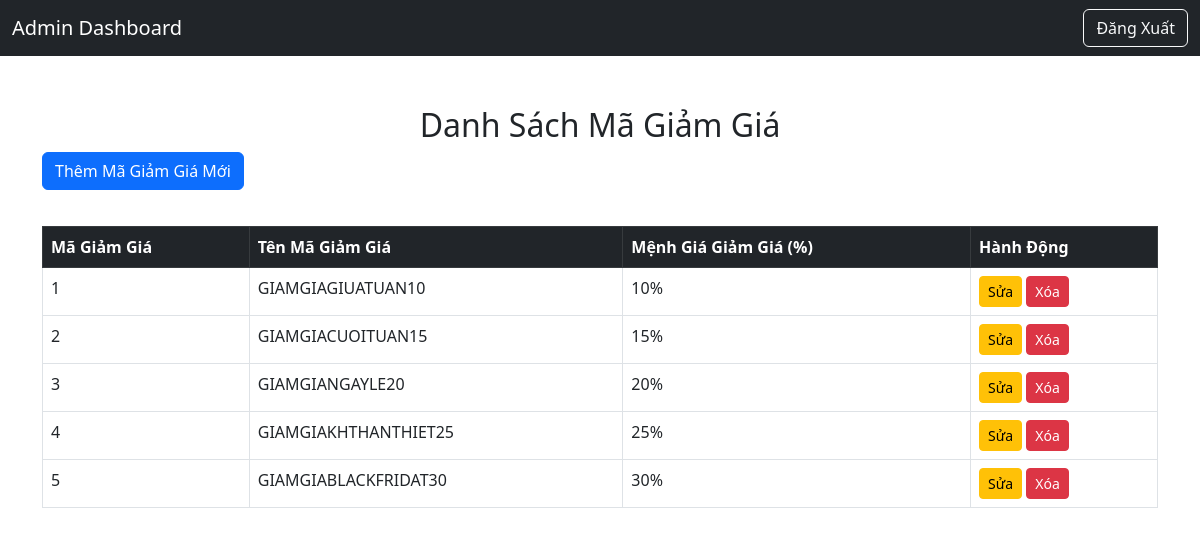
The page /admin_discounts.php (signed in) on the database its author committed.
### tables this page shows
CREATE TABLE `giamgia` (
  `ma_giam_gia` int(11) NOT NULL,
  `ten_ma_giam_gia` text NOT NULL,
  `menh_gia_giam_gia` int(11) NOT NULL
);

### admin_discounts.php (the view, shortened to what this page needs)
<?php
include("config.php");
$sql = "SELECT * FROM giamgia";
$result = $conn->query($sql);
?>
<!DOCTYPE html>
<html lang="vi-VN">
<head>
    <link href="https://cdn.jsdelivr.net/npm/bootstrap@5.3.0/dist/css/bootstrap.min.css" rel="stylesheet">
</head>
<body>
<nav class="navbar navbar-expand-lg navbar-dark bg-dark">
    <div class="container-fluid">
        <a class="navbar-brand" href="admin_dashboard.php">Admin Dashboard</a>
        <div class="d-flex">
            <a href="logout_admin.php" class="btn btn-outline-light">Đăng Xuất</a>
        </div>
    </div>
</nav>
<div class="container discount-container">
    <h2 class="text-center">Danh Sách Mã Giảm Giá</h2>
    <a href="admin_add_discount.php" class="btn btn-primary">Thêm Mã Giảm Giá Mới</a>
    <div class="table-responsive">
        <table class="table table-bordered table-hover mt-3">
            <thead class="table-dark">
                <tr>
                    <th>Mã Giảm Giá</th>
                    <th>Tên Mã Giảm Giá</th>
                    <th>Mệnh Giá Giảm Giá (%)</th>
                    <th>Hành Động</th>
                </tr>
            </thead>
            <tbody>
                <?php if ($result->num_rows > 0): ?>
                    <?php while($row = $result->fetch_assoc()): ?>
                        <tr>
                            <td><?php echo htmlspecialchars($row['ma_giam_gia']); ?></td>
                            <td><?php echo htmlspecialchars($row['ten_ma_giam_gia']); ?></td>
                            <td><?php echo htmlspecialchars($row['menh_gia_giam_gia']); ?>%</td>
                            <td>
                                <a href="admin_edit_discount.php?id=<?php echo $row['ma_giam_gia']; ?>" class="btn btn-warning btn-sm">Sửa</a>
                                <a href="admin_delete_discount.php?id=<?php echo $row['ma_giam_gia']; ?>" class="btn btn-danger btn-sm" onclick="return confirm('Bạn có chắc chắn muốn xóa mã giảm giá này?');">Xóa</a>
                            </td>
                        </tr>
                    <?php endwhile; ?>
                <?php else: ?>
                    <tr>
                        <td colspan="4" class="text-center">Không có mã giảm giá nào.</td>
                    </tr>
                <?php endif; ?>
            </tbody>
        </table>
    </div>
</div>
</body>
</html>

### admin_discounts.php (style rules this page uses)
.discount-container { margin-top: 50px; margin-bottom: 50px; }
.table-responsive { margin-top: 20px; }

### rows shown on the page
giamgia: ma_giam_gia "1", ten_ma_giam_gia "GIAMGIAGIUATUAN10", menh_gia_giam_gia "10"
giamgia: ma_giam_gia "2", ten_ma_giam_gia "GIAMGIACUOITUAN15", menh_gia_giam_gia "15"
giamgia: ma_giam_gia "3", ten_ma_giam_gia "GIAMGIANGAYLE20", menh_gia_giam_gia "20"
giamgia: ma_giam_gia "4", ten_ma_giam_gia "GIAMGIAKHTHANTHIET25", menh_gia_giam_gia "25"
giamgia: ma_giam_gia "5", ten_ma_giam_gia "GIAMGIABLACKFRIDAT30", menh_gia_giam_gia "30"
